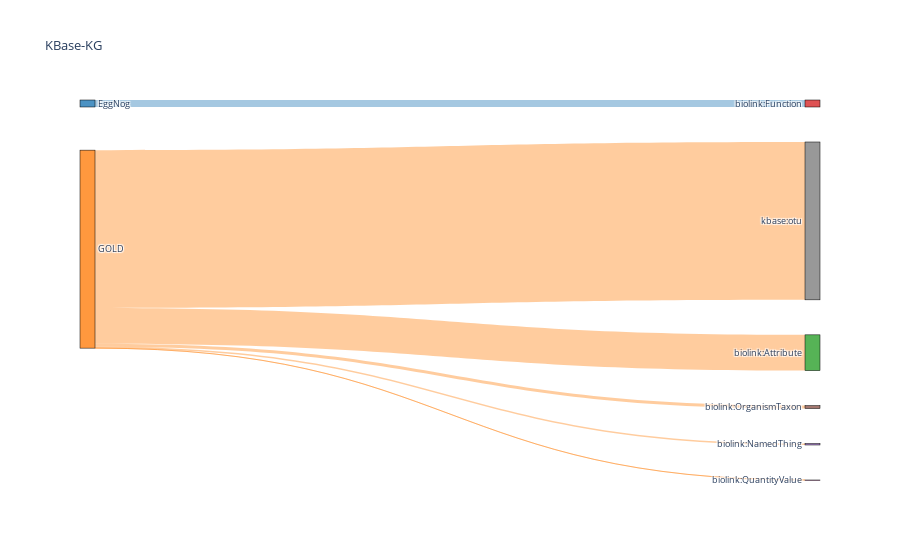

Write notebook code for a chart like this one.
### Markdown cell above
## Sankey plot with just source and category

### Code cell
data = generate_sankey_json_s2c(stats)

opacity = 0.4
# change 'magenta' to its 'rgba' value to add opacity
data['data'][0]['node']['color'] = ['rgba(255,0,255, 0.8)' if color == "magenta" else color for color in data['data'][0]['node']['color']]
data['data'][0]['link']['color'] = [data['data'][0]['node']['color'][src].replace("0.8", str(opacity)) for src in data['data'][0]['link']['source']]

fig = go.Figure(data=[go.Sankey(
    # Define nodes
    node = dict(
      pad = 35,
      thickness = 15,
      line = dict(color = "black", width = 0.5),
      label =  data['data'][0]['node']['label'],
      color =  data['data'][0]['node']['color']
    ),
    # Add links
    link = dict(
      source =  data['data'][0]['link']['source'],
      target =  data['data'][0]['link']['target'],
      value =  data['data'][0]['link']['value'],
      label =  data['data'][0]['link']['label'],
      color =  data['data'][0]['link']['color']
))])

fig.update_layout(title_text="KBase-KG", font_size=9)
fig.show()

### Figure 1 — Plotly figure (JSON) as saved in the notebook; plotly's stock layout.template omitted (floating-point values rounded to 4 significant figures)
{"data": [{"link": {"color": ["rgba(255, 127, 14, 0.4)", "rgba(31, 119, 180, 0.4)", "rgba(255, 127, 14, 0.4)", "rgba(255, 127, 14, 0.4)", "rgba(255, 127, 14, 0.4)", "rgba(255, 127, 14, 0.4)"], "label": ["29125", "5698", "1197", "2383", "4", "128575"], "source": [1, 0, 1, 1, 1, 1], "target": [2, 3, 4, 5, 6, 7], "value": [29125, 5698, 1197, 2383, 4, 128575]}, "node": {"color": ["rgba(31, 119, 180, 0.8)", "rgba(255, 127, 14, 0.8)", "rgba(44, 160, 44, 0.8)", "rgba(214, 39, 40, 0.8)", "rgba(148, 103, 189, 0.8)", "rgba(140, 86, 75, 0.8)", "rgba(227, 119, 194, 0.8)", "rgba(127, 127, 127, 0.8)", "rgba(188, 189, 34, 0.8)", "rgba(23, 190, 207, 0.8)", "rgba(31, 119, 180, 0.8)", "rgba(255, 127, 14, 0.8)", "rgba(44, 160, 44, 0.8)", "rgba(214, 39, 40, 0.8)", "rgba(148, 103, 189, 0.8)", "rgba(140, 86, 75, 0.8)", "rgba(227, 119, 194, 0.8)", "rgba(127, 127, 127, 0.8)", "rgba(188, 189, 34, 0.8)", "rgba(23, 190, 207, 0.8)", "rgba(31, 119, 180, 0.8)", "rgba(255, 127, 14, 0.8)", "rgba(44, 160, 44, 0.8)", "rgba(214, 39, 40, 0.8)", "rgba(148, 103, 189, 0.8)", "rgba(140, 86, 75, 0.8)", "rgba(227, 119, 194, 0.8)", "rgba(127, 127, 127, 0.8)", "rgba(188, 189, 34, 0.8)", "rgba(23, 190, 207, 0.8)", "rgba(31, 119, 180, 0.8)", "rgba(255, 127, 14, 0.8)", "rgba(44, 160, 44, 0.8)", "rgba(214, 39, 40, 0.8)", "rgba(148, 103, 189, 0.8)", "rgba(255,0,255, 0.8)", "rgba(227, 119, 194, 0.8)", "rgba(127, 127, 127, 0.8)", "rgba(188, 189, 34, 0.8)", "rgba(23, 190, 207, 0.8)", "rgba(31, 119, 180, 0.8)", "rgba(255, 127, 14, 0.8)", "rgba(44, 160, 44, 0.8)", "rgba(214, 39, 40, 0.8)", "rgba(148, 103, 189, 0.8)", "rgba(140, 86, 75, 0.8)", "rgba(227, 119, 194, 0.8)", "rgba(127, 127, 127, 0.8)"], "label": ["EggNog", "GOLD", "biolink:Attribute", "biolink:Function", "biolink:NamedThing", "biolink:OrganismTaxon", "biolink:QuantityValue", "kbase:otu", "unknown"], "line": {"color": "black", "width": 0.5}, "pad": 35, "thickness": 15}, "type": "sankey"}], "layout": {"font": {"size": 9}, "title": {"text": "KBase-KG"}}}
